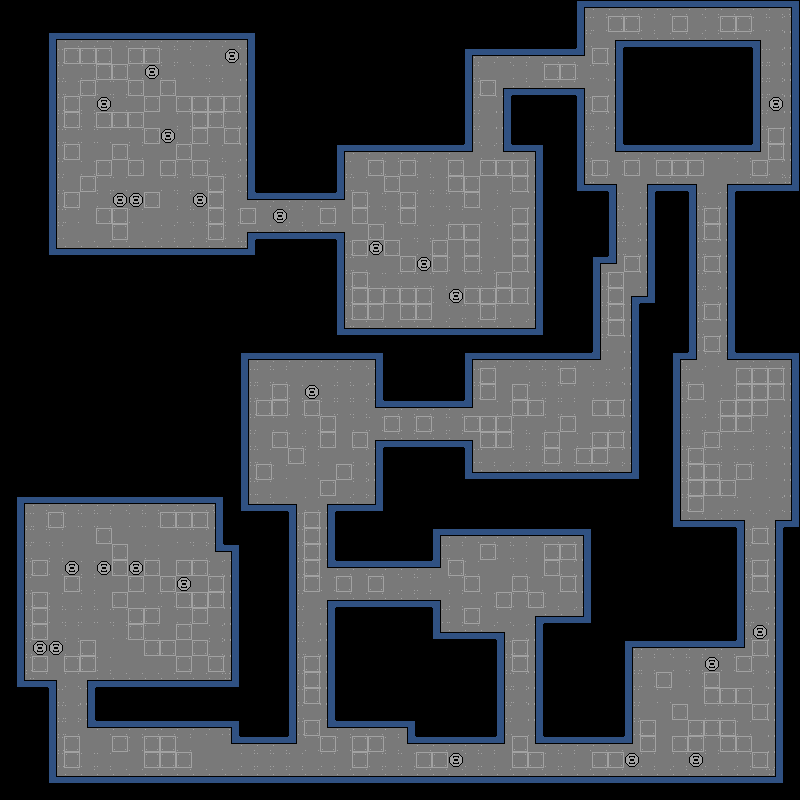

This is a level from a 2D game, rendered from its Tiled map with the project's own tilesets. A one-line summary and the map file follow, with tile-layer data summarised:
An orthogonal 50x50 tile map with 16x16 px tiles, 1 tile layer (Tile Layer 1).

<map version="1.9" tiledversion="1.9.2" orientation="orthogonal" renderorder="right-down" width="50" height="50" tilewidth="16" tileheight="16" infinite="0" nextlayerid="2" nextobjectid="1">
 <tileset firstgid="1" source="Tileset Tank Terrain.tsx" />
 <layer id="1" name="Tile Layer 1" width="50" height="50">
  <data>[2500 cells, 1399 non-empty, 20 distinct tile ids]</data>
 </layer>
</map>